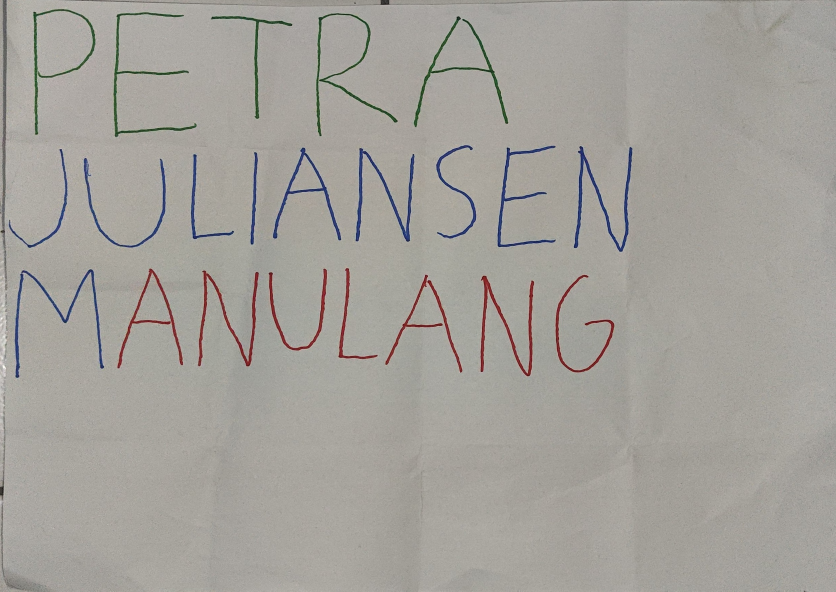
#> input picture assets/PCD_UTS_NAME.jpeg, 2508 x 1774 px (shown at 1/3 size)
$ jupyter execute Soal_1.ipynb
#> lines starting #> are read from the running program, lines starting #| are printed output that depends on the picture; after the words box and inside, x2 and y2 are one past the last pixel; in counts of white or black regions, pixels touching at a corner belong together
[cell 1]
import cv2
import numpy as np
import matplotlib.pyplot as plt

[cell 2]
img_nama = cv2.imread('./assets/PCD_UTS_NAME.jpeg')
#> img_nama is the input picture: shape (1774, 2508, 3); mean B, G, R 155.1, 161, 164
img_rgb = cv2.cvtColor(img_nama, cv2.COLOR_BGR2RGB)

[cell 3]
img_hsv = cv2.cvtColor(img_nama, cv2.COLOR_BGR2HSV)
#> img_hsv: shape (1774, 2508, 3); mean H, S, V 24.2, 18, 165.1

[cell 4]
# Range Warna Biru
lower_blue = np.array([100, 50, 50])
upper_blue = np.array([140, 255, 255])

[cell 5]
# Range Warna Merah
lower_red1 = np.array([0, 50, 50])
upper_red1 = np.array([10, 255, 255])
lower_red2 = np.array([170, 50, 50])
upper_red2 = np.array([180, 255, 255])

[cell 6]
# Range Warna Hijau
lower_green = np.array([40, 50, 50])
upper_green = np.array([80, 255, 255])

[cell 7]
mask_blue = cv2.inRange(img_hsv, lower_blue, upper_blue)
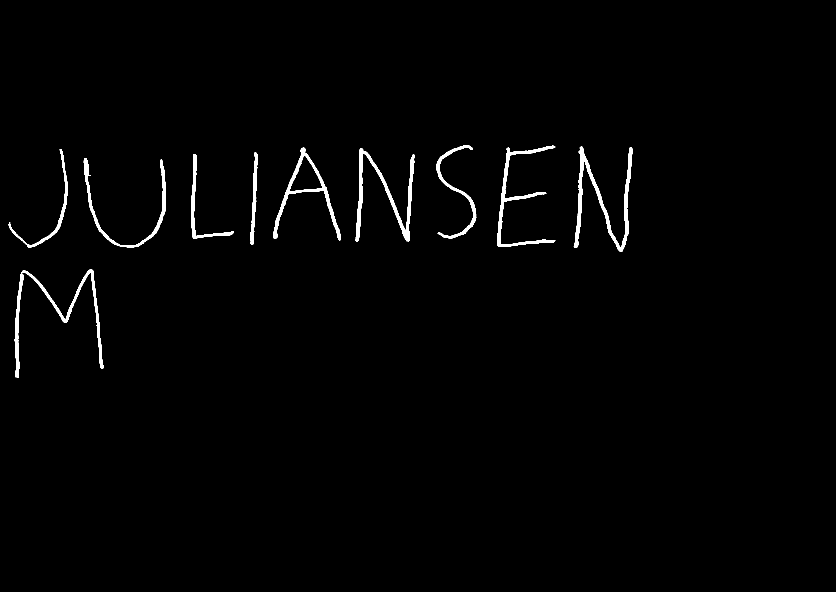
#> mask_blue: shape (1774, 2508) (shown at 1/3 size); 1.2% white; 10 white regions, largest, box (x1, y1, x2, y2) and area: (1721, 439, 1897, 755) 8619, (44, 808, 312, 1133) 7890, (1067, 445, 1244, 725) 7699
mask_red1 = cv2.inRange(img_hsv, lower_red1, upper_red1)
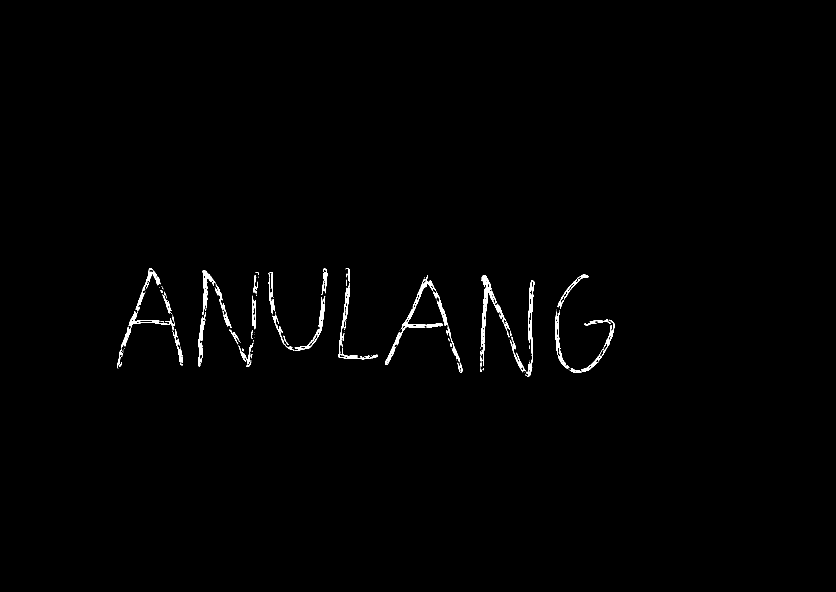
#> mask_red1: shape (1774, 2508) (shown at 1/3 size); 0.68% white; 185 white regions (120 under 20 px), largest, box (x1, y1, x2, y2) and area: (1155, 825, 1328, 1095) 3139, (1443, 826, 1518, 1041) 2621, (1575, 841, 1603, 1129) 1963
mask_red2 = cv2.inRange(img_hsv, lower_red2, upper_red2)
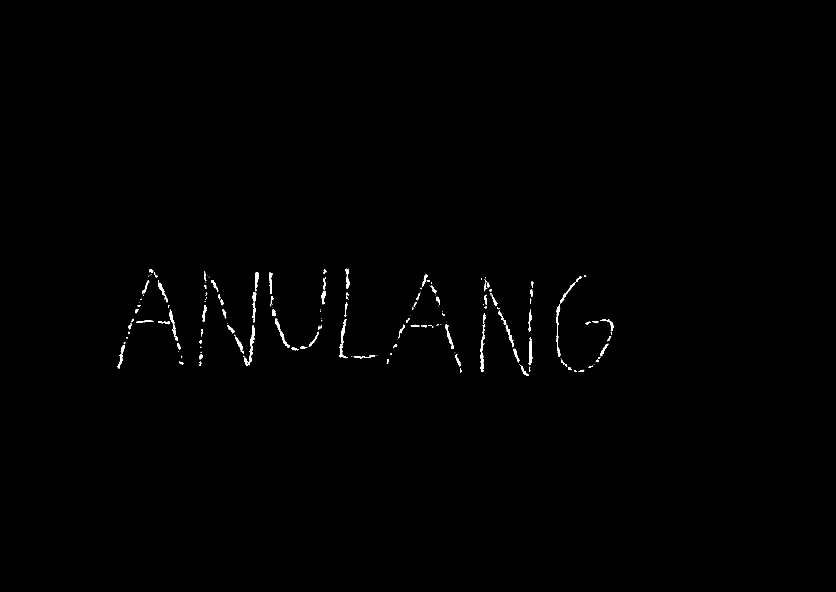
#> mask_red2: shape (1774, 2508) (shown at 1/3 size); 0.38% white; 242 white regions (130 under 20 px), largest, box (x1, y1, x2, y2) and area: (732, 975, 764, 1098) 870, (1018, 957, 1044, 1075) 733, (1441, 994, 1454, 1116) 620
mask_red = cv2.bitwise_or(mask_red1, mask_red2)
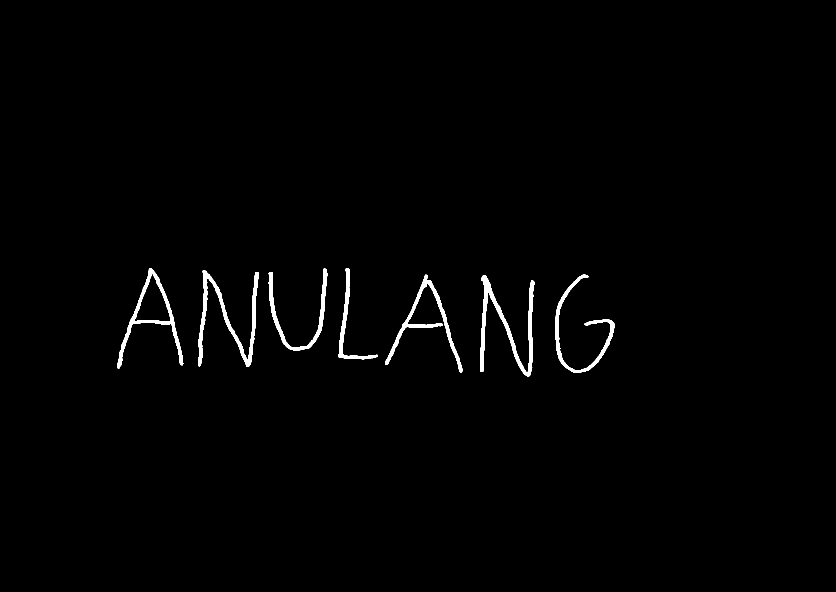
#> mask_red: shape (1774, 2508) (shown at 1/3 size); 1.1% white; 7 white regions, largest, box (x1, y1, x2, y2) and area: (1441, 826, 1603, 1129) 9274, (594, 811, 777, 1100) 8731, (351, 805, 550, 1105) 6936
mask_green = cv2.inRange(img_hsv, lower_green, upper_green)
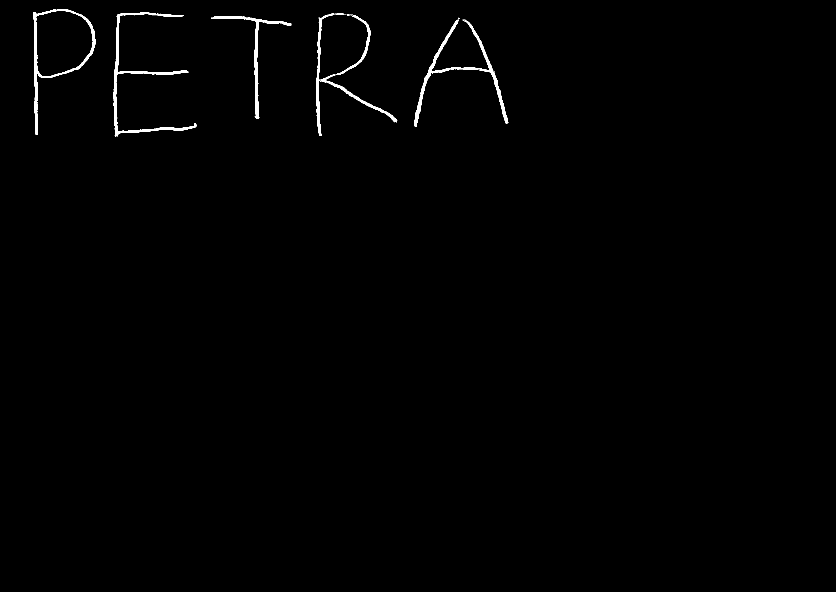
#> mask_green: shape (1774, 2508) (shown at 1/3 size); 0.62% white; 34 white regions (25 under 20 px), largest, box (x1, y1, x2, y2) and area: (340, 37, 589, 410) 6412, (1242, 59, 1525, 381) 6134, (100, 28, 286, 404) 5417

[cell 8]
res_blue = cv2.bitwise_and(img_rgb, img_rgb, mask=mask_blue)
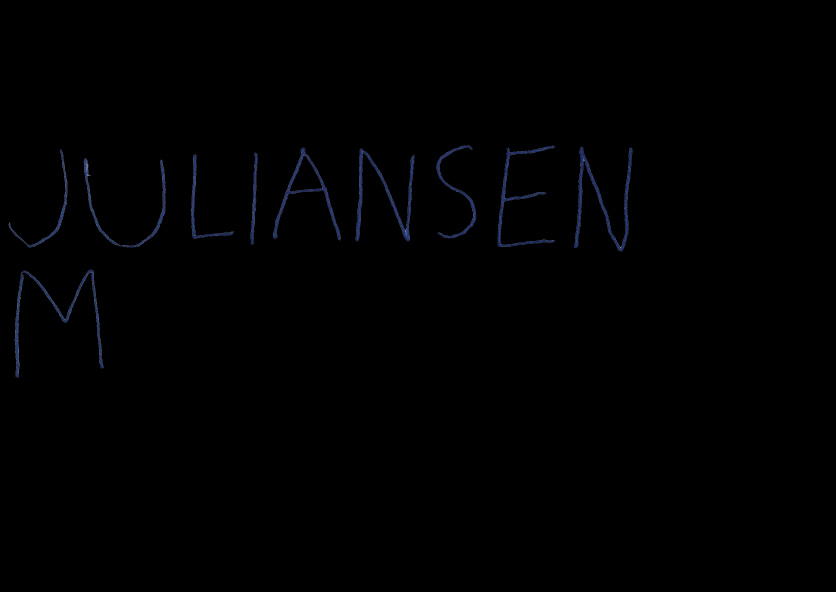
#> res_blue: shape (1774, 2508, 3) (shown at 1/3 size); mean R, G, B 0.6, 0.7, 1.3
res_red = cv2.bitwise_and(img_rgb, img_rgb, mask=mask_red)
res_green = cv2.bitwise_and(img_rgb, img_rgb, mask=mask_green)

[cell 9]
plt.figure(figsize=(12, 8))
plt.subplot(221), plt.imshow(img_rgb), plt.title('Citra Asli (Kontras)')
plt.subplot(222), plt.imshow(res_blue), plt.title('Biru')
plt.subplot(223), plt.imshow(res_red), plt.title('Merah')
plt.subplot(224), plt.imshow(res_green), plt.title('Hijau')
plt.tight_layout()
plt.show()

[cell 10]
color = ('r','g','b')
plt.figure(figsize=(8, 5))
for i, col in enumerate(color):
    histr = cv2.calcHist([img_rgb],[i],None,[256],[0,256])
    plt.plot(histr, color=col)
    plt.xlim([0,256])
plt.title('Histogram Citra RGB')
plt.show()
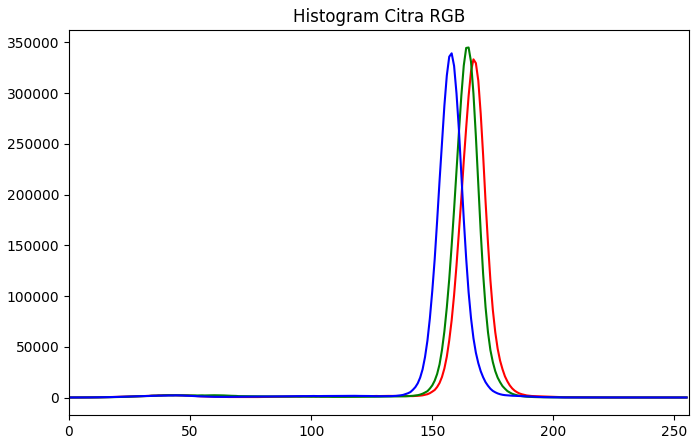
#> figure drawn by matplotlib, 1 panel; curve peaks at x = 167, y = 333304; curve peaks at x = 165, y = 344989; curve peaks at x = 158, y = 339242

[cell 11]
mask_none = np.zeros_like(mask_blue)
mask_red_blue = cv2.bitwise_or(mask_red, mask_blue)
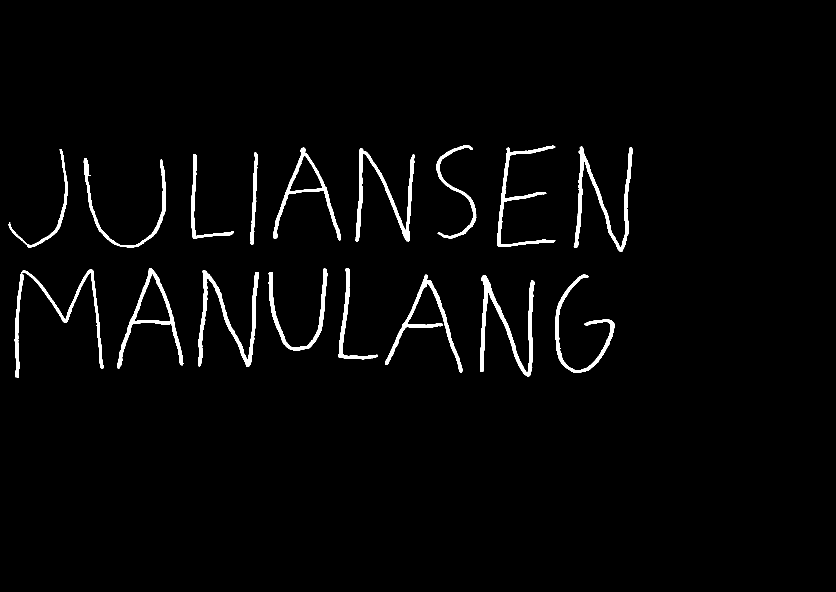
#> mask_red_blue: shape (1774, 2508) (shown at 1/3 size); 2.3% white; 17 white regions, largest, box (x1, y1, x2, y2) and area: (1441, 826, 1603, 1129) 9274, (594, 811, 777, 1100) 8731, (1721, 439, 1897, 755) 8619
mask_all = cv2.bitwise_or(mask_red_blue, mask_green)
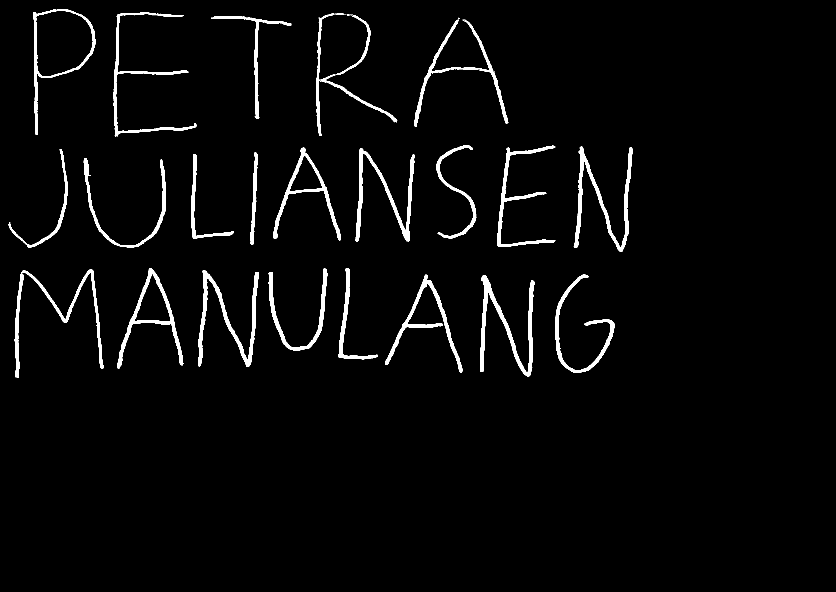
#> mask_all: shape (1774, 2508) (shown at 1/3 size); 2.9% white; 51 white regions (25 under 20 px), largest, box (x1, y1, x2, y2) and area: (1441, 826, 1603, 1129) 9274, (594, 811, 777, 1100) 8731, (1721, 439, 1897, 755) 8619

res_none = cv2.bitwise_and(img_rgb, img_rgb, mask=mask_none)
#> res_none: shape (1774, 2508, 3); every value is 0
res_red_blue = cv2.bitwise_and(img_rgb, img_rgb, mask=mask_red_blue)
res_all = cv2.bitwise_and(img_rgb, img_rgb, mask=mask_all)
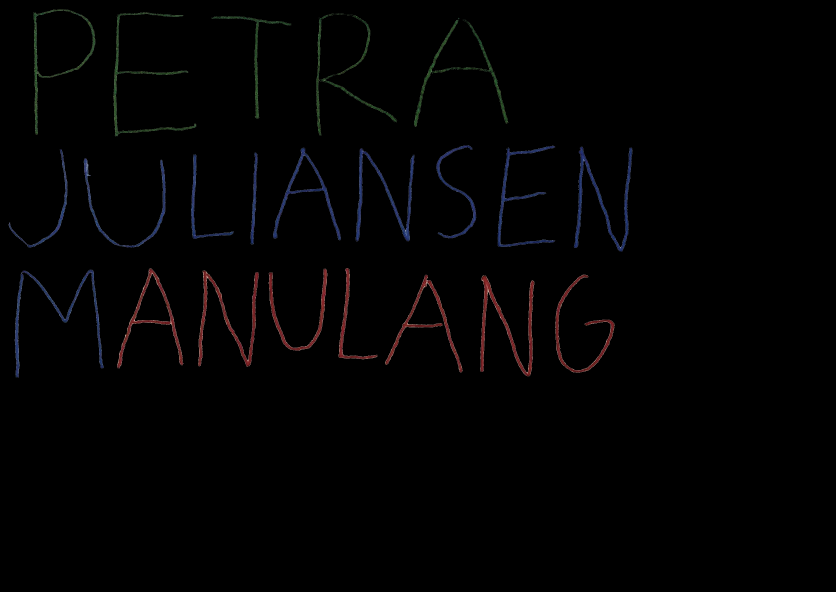
#> res_all: shape (1774, 2508, 3) (shown at 1/3 size); mean R, G, B 2.2, 1.9, 2.2

[cell 12]
plt.figure(figsize=(12, 8))
plt.subplot(221), plt.imshow(res_none), plt.title('NONE')
plt.subplot(222), plt.imshow(res_blue), plt.title('BLUE')
plt.subplot(223), plt.imshow(res_red_blue), plt.title('RED-BLUE')
plt.subplot(224), plt.imshow(res_all), plt.title('RED-GREEN-BLUE')
plt.tight_layout()
plt.show()
